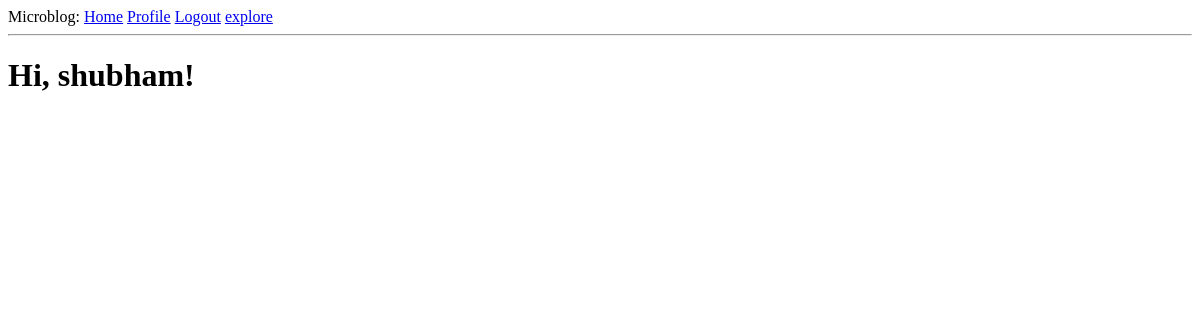
Page /explore (signed in) on the earlier database version.
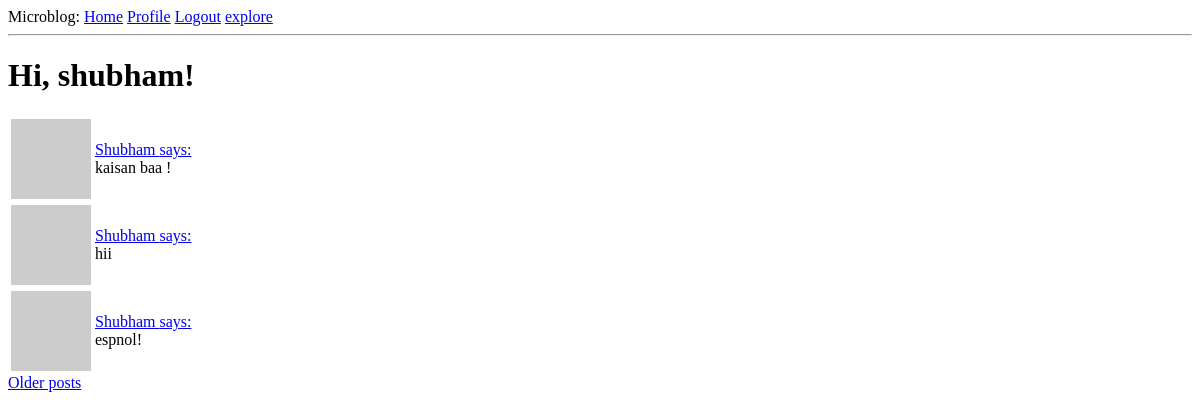
Same page on the later database version.
### app/models.py (models this page shows, shortened)
class User(UserMixin, db.Model):
    id=db.Column(db.Integer, primary_key=True)
    username=db.Column(db.String(64), index=True, unique=True)
    email=db.Column(db.String(120), index=True, unique=True)
    password_hash=db.Column(db.String(128))
    posts=db.relationship('Post', backref='author', lazy='dynamic')
    about_me=db.Column(db.String(140))
    last_seen=db.Column(db.DateTime,default=datetime.utcnow)
    followed=db.relationship(
        'User',secondary=followers,
        primaryjoin=(followers.c.follower_id == id),
        secondaryjoin=(followers.c.followed_id == id),
        backref=db.backref('followers',lazy='dynamic'),lazy='dynamic')
    def avatar(self,size):
        digest = md5(self.email.lower().encode('utf-8')).hexdigest()
        return 'https://www.gravatar.com/avatar/{}?d=identicon&s={}'.format(digest,size)

class Post(db.Model):
    id=db.Column(db.Integer, primary_key=True)
    body=db.Column(db.String(140))
    timestamp=db.Column(db.DateTime, index=True, default=datetime.utcnow)
    user_id = db.Column(db.Integer, db.ForeignKey('user.id'))

### app/routes.py (the view)
@app.route('/explore')
@login_required
def explore():
    page = request.args.get('page', 1, type=int)
    posts=Post.query.order_by(Post.timestamp.desc()).paginate(page,app.config['POSTS_PER_PAGE'],False)
    next_url = url_for('explore', page=posts.next_num) \
        if posts.has_next else None
    prev_url = url_for('explore', page=posts.prev_num) \
        if posts.has_prev else None
    return render_template("index.html", title='Explore', posts=posts.items,
                          next_url=next_url, prev_url=prev_url)

### app/models.py (called while the page is built)
@login.user_loader
def load_user(id):
    return User.query.get(int(id))

### app/routes.py (called while the page is built)
@app.before_request
def before_request():
    if current_user.is_authenticated:
        current_user.last_seen = datetime.utcnow()
        db.session.commit()

### app/templates/index.html (shortened to what this page needs)
{% extends "base.html" %}
{% block content %}
    <h1>Hi, {{ current_user.username }}!</h1>
    {% for post in posts %}
        {% include '_post.html' %}
    {% endfor %}
    {% if next_url %}
    <a href="{{ next_url }}">Older posts</a>
    {% endif %}
{% endblock %}

### app/templates/base.html (shortened to what this page needs)
<html>
    <head>
    </head>
    <body>
        <div>Microblog:
          <a href={{ url_for( 'index' ) }}>Home</a>
          {% if current_user.is_anonymous %}
            <a href={{ url_for( 'login' ) }}>Login</a>
          {% else %}
            <a href={{ url_for('user', username=current_user.username ) }}>Profile</a>
            <a href={{ url_for( 'logout' ) }}>Logout</a>
            <a href={{ url_for( 'explore' ) }}>explore</a>
          {% endif %}
        </div>
        <hr>
        {% block content %}{% endblock %}
    </body>
</html>

### app/templates/_post.html
<table>
    <tr value="top">
        <td><img src="{{ post.author.avatar(36) }}"></td>
        <td>
            <a href={{ url_for('user' ,username=post.author.username) }}>
                {{ post.author.username }} says:
            </a>
            <br>
            {{ post.body }}
        </td>
    </tr>
</table>

Differences in the rows shown:
added Post: author.username "Shubham", body "kaisan baa !"
added Post: author.username "Shubham", body "hii"
added Post: author.username "Shubham", body "espnol!"
Other differences:
text now shown: "Older posts"
